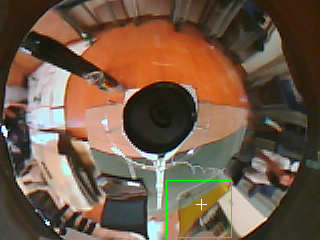
#> input picture Vison-raspi/cam-test/image/1.jpg, 320 x 240 px, given in place of the camera
$ python cam_docking-+ai.py
#> lines starting #> are read from the running program, lines starting #| are printed output that depends on the picture
#!/usr/bin/env python
# -*- coding: utf-8 -*-
"""
[summary]
cam remapping test
[description]
"""
"""
GUIDE

np.average (numpy)
https://deepage.net/features/numpy-average.html

cv.VideoCapture()
https://note.nkmk.me/python-opencv-videocapture-file-camera/

https://pystyle.info/opencv-resize/

数学タイムはこれの5.2のとこ
https://www.slideshare.net/AkitoshiSaeki/2020-245976441
"""
#目標

#前回 320x240*(30-40)FPS
#今回 640x480*(30-40)FPS
"""
n*C回検知
n分割 C層
連続する角度が一番広い角度を使用

"""

#from __future__ import (division, absolute_import, print_function, unicode_literals)

import cv2 as cv

import argparse
import copy

import math
import numpy as np
import random

import time

from classes import WBsRGB as wb_srgb  # ホワイトバランスライブラリ

#import serial


# ホワイトバランス（動画の切り抜きのL*A*B*値を調整）
def white_balance_loops(img, h, w):

    # [15 lines of commented-out code are left out]

    upgraded_model = 0
    gamut_mapping = 2

    wbModel = wb_srgb.WBsRGB(gamut_mapping=gamut_mapping,
                             upgraded=upgraded_model)
    result = wbModel.correctImage(img)  # white balance it

    return result
    # https://github.com/mahmoudnafifi/WB_sRGB/blob/master/WB_sRGB_Python/demo.py#L49


# 赤色検知
# [48 lines left out: functions red_detect, analysis_blob, not called in this run]


#メイン
def main():
    print('LOADING...')

    # ホワイトバランス用の画像読み込み
    #img = cv.imread('image')

    # 動画の読み込み(バグったらVideo I/Oの確認) cap=<class 'cv2.VideoCapture'>
    #cap = cv.VideoCapture(r'D:\Creation\RCJ\guto_code\1.mp4')
    cap = cv.VideoCapture(0)
    #cap = final

    # 縦横の長さの変更
    Height = 640
    Width = 480

    print('HEIGHT', end='---')
    print(cap.set(cv.CAP_PROP_FRAME_HEIGHT, Height))
    print('WIDTH ', end='---')
    print(cap.set(cv.CAP_PROP_FRAME_WIDTH, Width))
    print('FPS', end='---')
    print(cap.get(cv.CAP_PROP_FPS))

    # カメラの個体値(お触り禁止)
    b = 42.7
    b2 = pow(b, 2)
    c = 59.9
    c2 = pow(c, 2)
    d = 13.125
    Z = 182.5
    f = -3.04  #[mm]   # * 0.001  #[m]
    f2 = pow(f, 2)
    H = 200

    #FPS計測器
    count = 0
    start_time = 0

    #フレーム用意
    ret, frame = cap.read(
    )  #フレームの読み込み&次のフレームに移行 ret=bool(読み込めたか),frame=<class 'numpy.ndarray'>
#> frame is the input picture: shape (240, 320, 3); mean B, G, R 70.8, 89.5, 112.7
    if not ret:  #読み込み失敗orフレームの終わりの時
        print('cap.read() error')

    #下準備
    h, w = frame.shape[:2]  #height,widthをh,wにいれる
#> h = 240; w = 320
    map_x = np.zeros(
        (h, w),
        dtype=np.float32)  #h*w次元配列を作る map_x,map_y=<class 'numpy.ndarray'>
    map_y = np.zeros((h, w), dtype=np.float32)

    #数学タイム用
    Hh = int(h / 2)
#> Hh = 120
    Hw = int(w / 2)
#> Hw = 160
    sc = 5

    #map_x,map_yを作ろう
    for i in range(h):  #Y座標
        for j in range(w):  #X座標

            x = (j - Hw)  #原点を左上から中心に移動
            y = (i - Hh)

            if x == 0:  #0除算回避
                x = 0.0001

            #数学タイム
            rp = math.sqrt(pow(x, 2) + pow(y, 2))  #原点からの距離？
            Rp = (-(b2 - c2) * H * rp) / (
                (b2 + c2) * f -
                2 * b * c * math.sqrt(math.sqrt(pow(rp, 2) + f2)))
            X = Rp / (math.sqrt(1 + (pow(y, 2) / pow(x, 2)))) / sc
            Y = (y / x) * X

            if j > Hw:
                map_x[i, j] = Hw - X
                map_y[i, j] = Hh - Y
            else:
                map_x[i, j] = Hw + X
                map_y[i, j] = Hh + Y
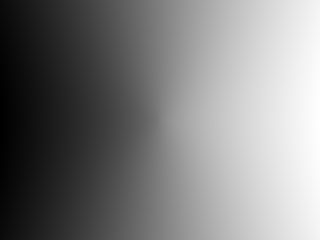
#> map_x: shape (240, 320) float32; min 20.84, max 298.6, mean 159.6; drawn with min black and max white
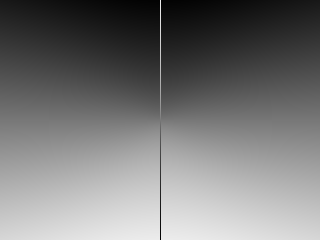
#> map_y: shape (240, 320) float32; min 3.16, max 236.8, mean 119.6

    # カラートラッキングに使うやつ

    R_num = 2  # 円の数
    R_array = np.array([100, 200])  #それぞれの円の半径
    Sep_num = 180  # 円を分ける数

    xT = np.zeros((Sep_num, R_num), dtype=np.int16)  #テーブル作り
    yT = np.zeros((Sep_num, R_num), dtype=np.int16)
    for i in range(Sep_num):
        for j in range(R_num):
            xT[i, j] = Hw + R_array[j] * math.sin(2 * math.pi * i / Sep_num)
            yT[i, j] = Hh - R_array[j] * math.cos(2 * math.pi * i / Sep_num)

    #閾値
    lower_yellow = np.array([0, 100, 125])
    upper_yellow = np.array([179, 235, 180])

    #どね！
    print('DONE!')

    #各フレームで実行するためのWhileループ -----------------------------------------------
    while True:

        #時間計測
        count = count + 1
        if time.perf_counter() - start_time > 1.0:
            print('FPS= ', end='')
            print(count)
            count = 0
            start_time = time.perf_counter()

        #フレーム用意
        ret, frame = cap.read(
        )  #フレームの読み込み&次のフレームに移行 ret=bool(読み込めたか),frame=<class 'numpy.ndarray'>
        if not ret:  #読み込み失敗orフレームの終わりの時
            print('cap.read() error')
            break

        #ホワイトバランス
        frame = white_balance_loops(frame, h, w)
        frame = cv.remap(frame, map_x, map_y, cv.INTER_LINEAR)

        #新カラートラッキング
        search = np.zeros((Sep_num), dtype=np.bool_)  # 見つかったらTrue
        S_Count = 0  #カウント用
        S_maxCount = 0  # 現在最大カウント
        S_maxPos = -1  # 現在最大の場所(ゴールになりそうな場所)
        #ゴールの位置探し
        for i in range(Sep_num):
            for j in range(R_num):  #位置探し
                if (lower_yellow[0] <= frame[yT[i, j], xT[i, j], 0]
                        and frame[yT[i, j], xT[i, j], 0] <= upper_yellow[0]
                        and lower_yellow[1] <= frame[yT[i, j], xT[i, j], 1]
                        and frame[yT[i, j], xT[i, j], 1] <= upper_yellow[1]
                        and lower_yellow[2] <= frame[yT[i, j], xT[i, j], 2]
                        and frame[yT[i, j], xT[i, j], 2] <= upper_yellow[2]):
                    search[i] = True
            if search[i]:
                S_Count = S_Count + 1  # カウント
            else:
                if S_maxCount < S_Count:  # 最大値更新
                    S_maxCount = S_Count
                    S_maxPos = i - 1
                S_Count = 0
        if S_maxCount < S_Count:  # 最大値更新(端っこにあった時用)
            S_maxCount = S_Count
            S_maxPos = Sep_num

        #ゴールの中央をみつけよう！！！！！

        #旧カラートラッキング
        # 赤色検出
        mask = red_detect(frame)

        # マスク画像をブロブ解析（面積最大のブロブ情報を取得）
        target = analysis_blob(mask)

        if target["found"]:
            # 面積最大ブロブの中心座標を取得
            center_x = int(target["center"][0])
            center_y = int(target["center"][1])

            # フレームに面積最大ブロブの中心周囲を円で描く
            cv.circle(frame, (center_x, center_y),
                      30, (0, 200, 0),
                      thickness=3,
                      lineType=cv.LINE_AA)
        # 画像全体に円表示
        #cv.circle(frame,(Hw,Hh),h/3,(255,255,0),thickness=1, lineType=cv.LINE_AA)
        #cv.circle(frame,(Hw,Hh),,(255,255,0),thickness=1, lineType=cv.LINE_AA)

        #デバッグ用の円
        for i in range(Sep_num):
            if search[i]:
                if S_maxPos - S_maxCount + 1 <= i and i <= S_maxPos:
                    for j in range(R_num):
                        cv.circle(frame, (xT[i, j], yT[i, j]),
                                  0, (0, 0, 255),
                                  thickness=2,
                                  lineType=cv.LINE_AA)
                else:
                    for j in range(R_num):
                        cv.circle(frame, (xT[i, j], yT[i, j]),
                                  0, (255, 255, 0),
                                  thickness=2,
                                  lineType=cv.LINE_AA)

        cv.line(frame, (Hw, Hh), (xT[0, 1], yT[0, 1]), (0, 255, 255),
                thickness=1,
                lineType=cv.LINE_AA)

        #表示
        cv.imshow('output', frame)

        #緊急脱出
        key = cv.waitKey(1)
        if key == 27:  # ESC
            break

    cap.release()  #動画を閉じる
    cv.destroyAllWindows()  #ウィンドウ全削除


#本体
if __name__ == '__main__':
    main()
#> (the call stopped at in white_balance_loops, `wbModel = wb_srgb.WBsRGB(gamut_mapping=gamut_mapping, upgraded=upgrade..`: classes is not available in this run)
